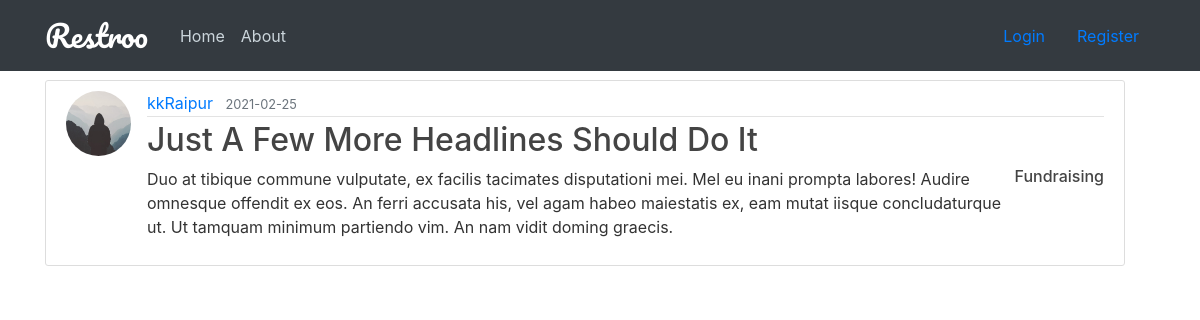
Page /post/9 on the committed database.
### restroo/models.py (models this page shows, shortened)
class User(db.Model, UserMixin):
    id = db.Column(db.Integer, primary_key=True)
    name = db.Column(db.String(100), nullable=False)
    username = db.Column(db.String(20), unique=True, nullable=False)
    email = db.Column(db.String(120), unique=True, nullable=False)
    address = db.Column(db.Text, nullable=False)
    contact = db.Column(db.Integer, nullable=False)
    role = db.Column(db.String(20), nullable=False, default="customer")
    image_file = db.Column(db.String(20), nullable=False, default='default.jpg')
    password = db.Column(db.String(60), nullable=False)
    table = db.relationship('Tables', backref='restaurant', lazy=True)
    medias = db.relationship('Media', backref='uploader', lazy=True)
    posts = db.relationship('Post', back_populates='author', lazy=True)
    bookings = db.relationship('Booking', back_populates='booker', lazy=True,
                               primaryjoin='User.id==Booking.cust_id')
    reserves = db.relationship('Booking', back_populates='bookplace', lazy=True,
                               primaryjoin='User.id==Booking.rest_id')
    reviewed_by = db.relationship('Review', back_populates='reviewer', lazy=True,
                                  primaryjoin='User.id==Review.cust_id')
    reviewed_at = db.relationship('Review', back_populates='reviewplace', lazy=True,
                                  primaryjoin='User.id==Review.rest_id')

class Post(db.Model):
    id = db.Column(db.Integer, primary_key=True)
    title = db.Column(db.String(100), nullable=False)
    date_posted = db.Column(db.DateTime, nullable=False, default=datetime.utcnow)
    content = db.Column(db.Text, nullable=False)
    category = db.Column(db.String(20), nullable=False)
    rest_id = db.Column(db.Integer, db.ForeignKey('user.id'), nullable=False)
    author = db.relationship('User', back_populates='posts')

### restroo/routes.py (the view)
@app.route("/post/<int:post_id>")
def post(post_id):
    post = Post.query.get_or_404(post_id)
    return render_template('post.html', title=post.title, post=post)

### restroo/templates/post.html (shortened to what this page needs)
{% extends "layout.html" %}
{% block content %}
        <article class="media content-section" style="width: 100%;">
        <img class="rounded-circle article-img" src="{{ url_for('static', filename='profile_pics/' + post.author.image_file) }}">
          <div class="media-body">
            <div class="article-metadata">
              <a class="mr-2" href="#">{{ post.author.username }}</a>
              <small class="text-muted">{{ post.date_posted.strftime('%Y-%m-%d') }}</small>
            </div>
            <h2 class="article-title">{{ post.title }}</h2>
              <h6 style="float: right"><a class="article-title" href="#">{{ post.category }}</a></h6>
            <p class="article-content">{{ post.content }}</p>
          </div>
        </article>
{% endblock content %}

### restroo/static/main.css (style rules this page uses)
body { background-image: url('pexels-pixabay-326279.jpg'); background-repeat: no-repeat; background-attachment: fixed; background-size: cover; color: #333333; margin-top: 5rem; }
h1, h2, h3, h4, h5, h6 { color: #444444; }
.content-section { background: #ffffff; padding: 10px 20px; border: 1px solid #dddddd; border-radius: 3px; margin-bottom: 20px; }
.article-title { color: #444444; }
.article-content { white-space: pre-line; }
.article-img { height: 65px; width: 65px; margin-right: 16px; }
.article-metadata { padding-bottom: 1px; margin-bottom: 4px; border-bottom: 1px solid #e3e3e3 }

### rows in the picture
User: image_file (placeholder picture), author.username "kkRaipur"
Post: date_posted "2021-02-25", title "Just A Few More Headlines Should Do It", category "Fundraising", content "Duo at tibique commune vulputate, ex facilis tacimates disputationi mei. Mel eu inani prompta labores! Audire omnesque offendit ex eos. An ferri accusata his, vel agam habeo maiestatis ex, eam mutat iisque concludaturque ut. Ut tamquam minimum partiendo vim. An nam vidit doming graecis."
